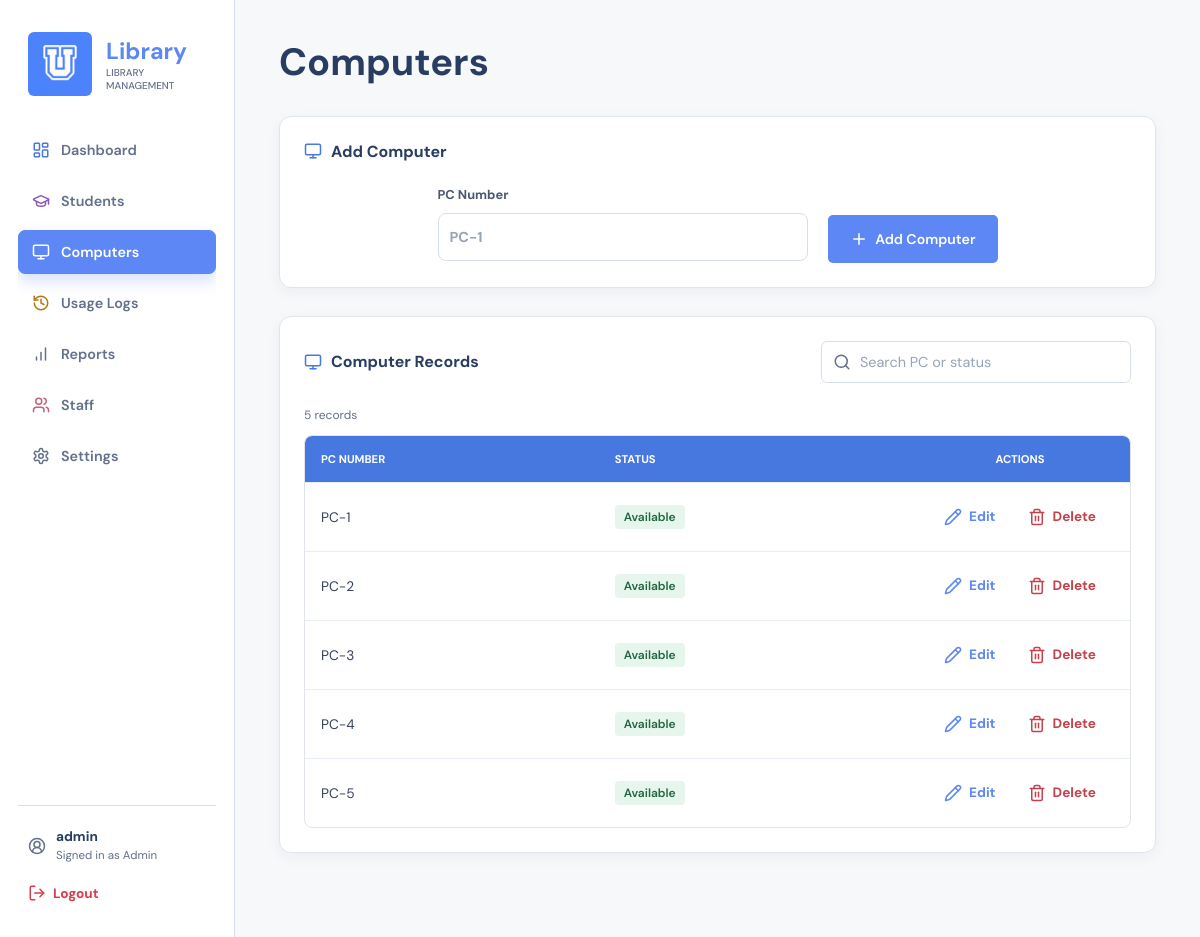
The app's page /admin/computers.php (signed in) with its own data.
### tables this page shows
CREATE TABLE IF NOT EXISTS computers (
    pc_id INT AUTO_INCREMENT PRIMARY KEY,
    pc_number VARCHAR(10) UNIQUE,
    status VARCHAR(20)
);

### db.php (called while the page is built, shortened)
<?php
function db(): PDO
{
    static $connection = null;
    if ($connection === null) {
        $password = getenv('LIBLOG_DB_PASSWORD');
        $connection = new PDO(
            'mysql:host=127.0.0.1;dbname=LibLog;charset=utf8mb4',
            'root',
            $password === false ? '' : $password,
            [PDO::ATTR_ERRMODE => PDO::ERRMODE_EXCEPTION]
        );
        $connection->exec("SET time_zone = '+08:00'");
    }
    return $connection;
}

### settings.php (called while the page is built, shortened)
<?php
require_once __DIR__ . '/db.php';
function setting_time_is_valid(string $value): bool
{
    return preg_match('/\A(?:[01][0-9]|2[0-3]):[0-5][0-9]\z/', $value) === 1;
}
function setting_text_length(string $value): int
{
    if (function_exists('mb_strlen')) return mb_strlen($value, 'UTF-8');
    $count = preg_match_all('/./us', $value);
    return $count === false ? -1 : $count;
}
function setting_library_name_is_valid(string $value): bool
{
    $value = trim($value);
    $length = setting_text_length($value);
    return $length >= 1 && $length <= 60;
}
function get_settings(): array
{
    $settings = SETTING_DEFAULTS;
    try {
        $query = db()->prepare('SELECT setting_key, setting_value FROM settings');
        $query->execute();
        $stored = $query->fetchAll(PDO::FETCH_KEY_PAIR);
    } catch (Throwable $exception) {
        return $settings;
    }
    if (isset($stored['library_name']) && is_string($stored['library_name'])) {
        $value = trim($stored['library_name']);
        if (setting_library_name_is_valid($value)) $settings['library_name'] = $value;
    }
    if (isset($stored['opening_time']) && is_string($stored['opening_time']) && setting_time_is_valid($stored['opening_time'])) {
        $settings['opening_time'] = $stored['opening_time'];
    }
    if (isset($stored['closing_time']) && is_string($stored['closing_time']) && setting_time_is_valid($stored['closing_time'])) {
        $settings['closing_time'] = $stored['closing_time'];
    }
    if (isset($stored['max_session_minutes'])) {
        $minutes = filter_var($stored['max_session_minutes'], FILTER_VALIDATE_INT);
        if ($minutes !== false && $minutes >= 15 && $minutes <= 720) $settings['max_session_minutes'] = (string) $minutes;
    }
    if (isset($stored['logs_per_page']) && in_array((string) $stored['logs_per_page'], ['10', '25', '50', '100'], true)) {
        $settings['logs_per_page'] = (string) $stored['logs_per_page'];
    }
    return $settings;
}
function get_setting(string $key): string
{
    $settings = get_settings();
    return (string) ($settings[$key] ?? SETTING_DEFAULTS[$key] ?? '');
}

### admin/admin_auth.php (called while the page is built, shortened)
<?php
function h($value): string
{
    return htmlspecialchars((string) $value, ENT_QUOTES, 'UTF-8');
}

### admin/computers.php (the view, shortened to what this page needs)
<?php
require_once __DIR__ . '/admin_auth.php';
require_once __DIR__ . '/../db.php';
require_once __DIR__ . '/admin_layout.php';
function computer_pc_suffix($value): string
{
    $value = trim((string) $value);
    return preg_replace('/^(?:PC[\s-]*)+/i', '', $value) ?? $value;
}
function computer_pc_label($value): string
{
    $suffix = computer_pc_suffix($value);
    return preg_match('/\A[1-9][0-9]*\z/', $suffix) ? 'PC-' . $suffix : trim((string) $value);
}
$savedForm = $_SESSION['computer_form'] ?? [];
try {
    $database = db();
    $computers = $database->query("SELECT * FROM computers ORDER BY CAST(SUBSTRING_INDEX(pc_number, '-', -1) AS UNSIGNED), pc_number")->fetchAll(PDO::FETCH_ASSOC);
    usort($computers, static function (array $left, array $right): int {
        $numberOrder = (int) computer_pc_suffix($left['pc_number']) <=> (int) computer_pc_suffix($right['pc_number']);
        return $numberOrder !== 0 ? $numberOrder : strcasecmp(computer_pc_label($left['pc_number']), computer_pc_label($right['pc_number']));
    });
} catch (PDOException $exception) {
        if (isset($database) && $database->inTransaction()) $database->rollBack();
    $computers = [];
    $loadError = 'Unable to load computers.';
}
admin_header('Computers', 'computers');
?>
<section class="content-card form-card computer-add-card">
    <div class="section-heading"><h2>Add Computer</h2></div>
    <form class="admin-form computer-add-form" method="post">
        <label>PC Number<input name="pc_number" type="text" required maxlength="10" pattern="PC-[1-9][0-9]*" placeholder="PC-1" value="<?= h(($savedForm['action'] ?? '') === 'add' ? $savedForm['pc_number'] : '') ?>"></label>
        <button>Add Computer</button>
    </form>
</section>
<section class="content-card"><h2>Computer Records</h2><div class="table-wrap"><table><thead><tr><th>PC Number</th><th>Status</th><th class="actions-heading">Actions</th></tr></thead><tbody>
<?php foreach ($computers as $computer): ?><tr><td><?= h(computer_pc_label($computer['pc_number'])) ?></td><td><span class="status <?= strtolower(str_replace(' ', '-', $computer['status'])) ?>"><?= h($computer['status']) ?></span></td><td class="actions"><div class="action-group"><a href="computers.php?edit=<?= $computer['pc_id'] ?>" data-edit-modal="computer-edit-modal" data-record="<?= h(json_encode($computer)) ?>">Edit</a><form method="post" onsubmit="return confirm('Delete this computer permanently?');"><input type="hidden" name="action" value="delete"><input type="hidden" name="pc_id" value="<?= $computer['pc_id'] ?>"><button class="link-danger">Delete</button></form></div></td></tr><?php endforeach; ?>
</tbody></table></div></section>
<?php admin_footer(); ?>

### admin/admin_layout.php (shortened to what this page needs)
<?php
require_once __DIR__ . '/../settings.php';
function admin_header(string $title, string $activePage, string $subtitle = '', string $actions = ''): void
{
    $adminName = h($_SESSION['admin_username'] ?? 'Admin');
    $libraryName = h(get_setting('library_name'));
    $navigation = [
        'dashboard.php' => ['Dashboard', 'dashboard'],
        'students.php' => ['Students', 'students'],
        'computers.php' => ['Computers', 'computers'],
        'usage_logs.php' => ['Usage Logs', 'logs'],
        'reports.php' => ['Reports', 'reports'],
        'staff.php' => ['Staff', 'staff'],
        'settings.php' => ['Settings', 'settings'],
    ];
    ?>
<!DOCTYPE html>
<html lang="en">
<head>
    <link rel="stylesheet" href="../style.css">
</head>
<body class="admin-body">
    <div class="admin-shell">
        <aside class="admin-sidebar">
            <a class="brand" href="dashboard.php">
                <img class="brand-logo" src="../U2.png" alt="<?= $libraryName ?> logo">
                <span><?= $libraryName ?><small>Library Management</small></span>
            </a>
            <nav class="admin-nav" aria-label="Admin navigation">
                <?php foreach ($navigation as $url => [$label, $pageKey]): ?>
                    <a href="<?= $url ?>" class="<?= $pageKey === $activePage ? 'active' : '' ?>" <?= $pageKey === $activePage ? 'aria-current="page"' : '' ?>>
                        <i data-lucide="<?= ['dashboard' => 'layout-dashboard', 'students' => 'graduation-cap', 'computers' => 'monitor', 'logs' => 'history', 'reports' => 'chart-no-axes-column-increasing', 'settings' => 'settings', 'staff' => 'users'][$pageKey] ?>" aria-hidden="true"></i>
                        <?= h($label) ?>
                    </a>
                <?php endforeach; ?>
            </nav>
            <div class="sidebar-footer">
                <div class="admin-profile">
                    <i data-lucide="circle-user-round" aria-hidden="true"></i>
                    <span><strong><?= $adminName ?></strong><small>Signed in as Admin</small></span>
                </div>
                <a href="logout.php"><span class="logout-icon"><i data-lucide="log-out" aria-hidden="true"></i></span><span>Logout</span></a>
            </div>
        </aside>
        <main class="admin-main">
            <header class="admin-topbar">
                <div class="page-heading"><h1><?= h($title) ?></h1><?php if ($subtitle !== ''): ?><p><?= h($subtitle) ?></p><?php endif; ?></div>
            </header>
    <?php
}
    ?>
    <?php
function admin_footer(): void
{
    ?>
        </main>
    </div>
</body>
</html>
    <?php
}

### records on screen
computers: pc_number "PC-1", status "Available"
computers: pc_number "PC-2", status "Available"
computers: pc_number "PC-3", status "Available"
computers: pc_number "PC-4", status "Available"
computers: pc_number "PC-5", status "Available"

### other values on screen
$libraryName "Library"
$label "Dashboard"
$label "Students"
$label "Computers"
$label "Usage Logs"
$label "Reports"
$label "Staff"
$label "Settings"
$adminName "admin"
$title "Computers"
